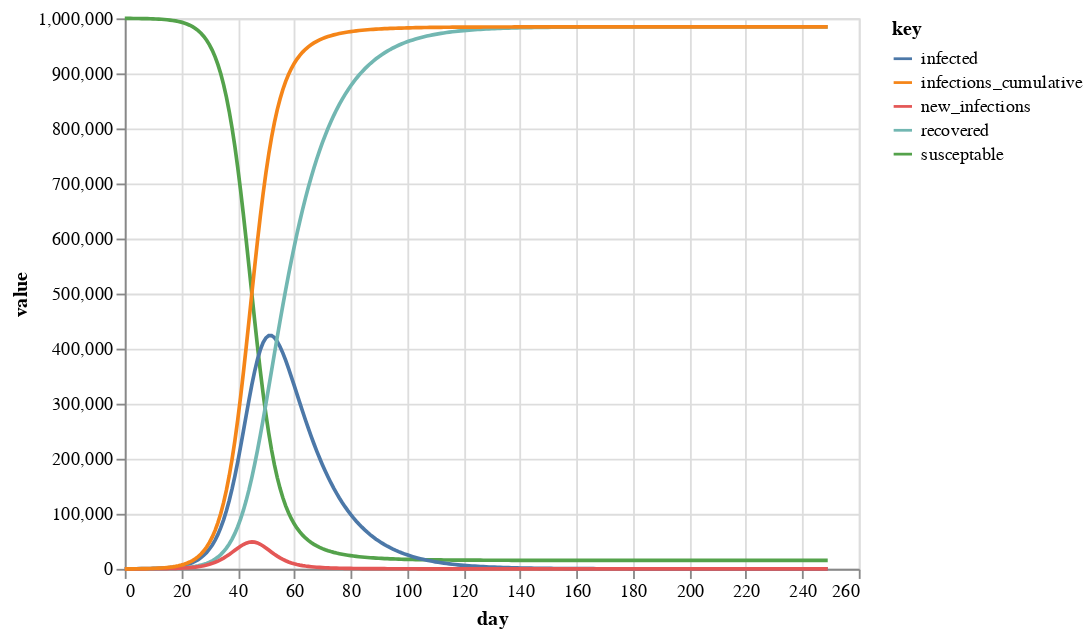

Notebook source saved alongside this figure:
### Code cell
d = pd.DataFrame({
    'day': np.arange(len(s)), 
    'susceptable': s,
    'proportion_susceptable': s / s.max(),
    "infected": i, 
    "recovered": r, 
    "new_infections": i_new, 
    "infections_cumulative": np.cumsum(i_new),
    "penn_ever_infected": i + r,
})

(alt
 .Chart(d)
 .transform_fold(['susceptable', 'infected', 'recovered', 'new_infections', 'infections_cumulative'])
 .encode(x='day:Q', y="value:Q", color='key:N')
 .mark_line()
)

### Figure 1 — Vega-Lite specification as saved in the notebook (floating-point values rounded to 4 significant figures; data arrays with more than 128 entries replaced by an {"elided": "..."} marker saying what was removed)
{"config": {"view": {"continuousWidth": 400, "continuousHeight": 300}}, "data": {"name": "data-6e0bbab7a05a1283398adc2ed1d8e52e"}, "mark": "line", "encoding": {"color": {"type": "nominal", "field": "key"}, "x": {"type": "quantitative", "field": "day"}, "y": {"type": "quantitative", "field": "value"}}, "transform": [{"fold": ["susceptable", "infected", "recovered", "new_infections", "infections_cumulative"]}], "$schema": "https://vega.github.io/schema/vega-lite/v4.0.2.json", "datasets": {"data-6e0bbab7a05a1283398adc2ed1d8e52e": {"elided": "250 records"}}}
